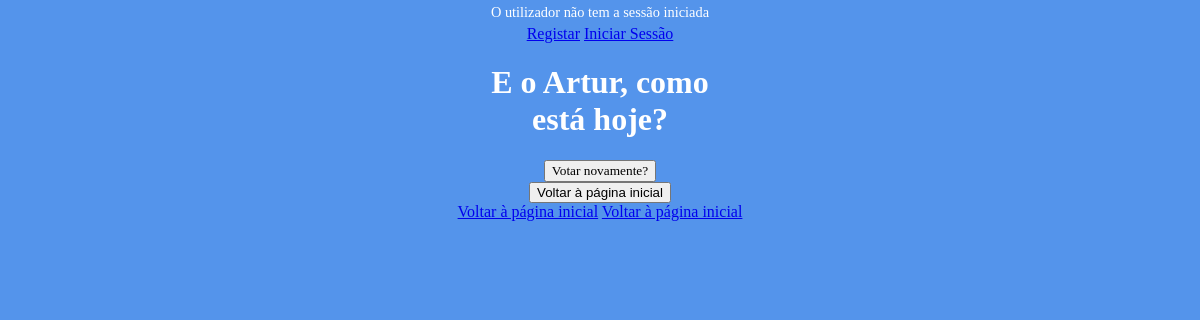
/votacao/3/resultados, run on an earlier commit of the app's database.
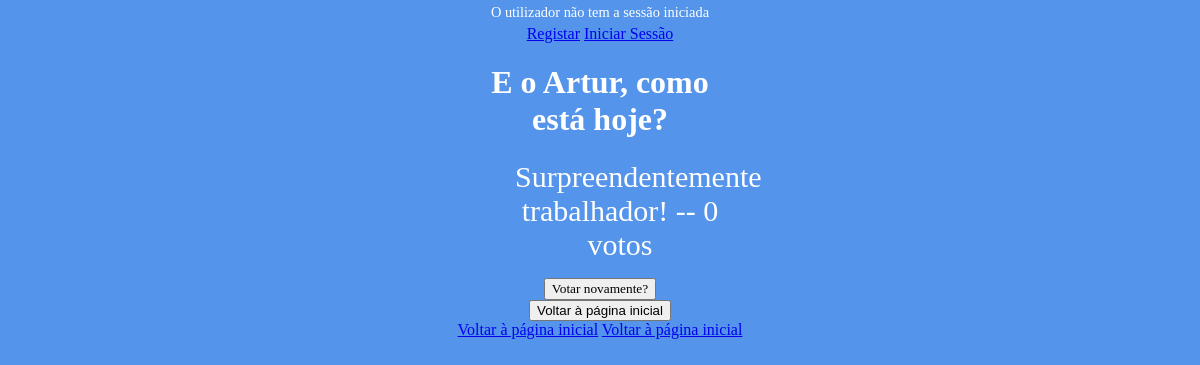
And on a later commit of the database.
### votacao/models.py (models this page shows, shortened)
class Questao(models.Model):
 questao_texto = models.CharField(max_length=200)
 pub_data = models.DateTimeField('data de publicacao')

class Opcao(models.Model):
 questao = models.ForeignKey(Questao, on_delete=models.CASCADE)
 opcao_texto = models.CharField(max_length=200)
 votos = models.IntegerField(default=0)

### votacao/views.py (the view)
# urls.py: path("<int:questao_id>/resultados", views.resultados, name="resultados"),
def resultados(request, questao_id):
    questao = get_object_or_404(Questao, pk=questao_id)
    return render(request, 'votacao/resultados.html', {'questao': questao})

### votacao/templates/votacao/resultados.html (shortened to what this page needs)
{% extends "./secondbase.html" %}
{% block body %}
    <form action="{% url 'votacao:detalhe' questao.id %}" method="post">
        <h1>{{ questao.questao_texto }}</h1>
        <ul>
        {% for opcao in questao.opcao_set.all %}
        <li>{{ opcao.opcao_texto }} -- {{ opcao.votos }} voto{{ opcao.votos|pluralize }}</li>
        {% endfor %}
        </ul>
        <input type="submit" value="Votar novamente?"/>
        <button type="submit" formaction="{% url 'votacao:index' %}">Voltar à página inicial</button>
    </form>
    <br>
    <a href="{% url 'votacao:index' %}">Voltar à página inicial</a>
{% endblock %}

### votacao/templates/votacao/secondbase.html
{% extends "./index.html" %}
{% block homepage %}
    <a href="{% url 'votacao:index' %}">Voltar à página inicial</a>
{% endblock %}

### votacao/templates/votacao/index.html (shortened to what this page needs)
<!DOCTYPE html>
<html lang="en">
<head>
    {% load static %}
    <link rel="stylesheet" type="text/css" href="{% static 'votacao/css/estilos.css' %}">
</head>
<body>
<div>
    {% if request.user.is_authenticated %}
        <p>{{request.user.username}} tem a sessão iniciada</p>
    {% else %}
        <p>O utilizador não tem a sessão iniciada</p>
        <a href="{% url 'votacao:registar' %}">Registar</a>
        <a href="{% url 'votacao:iniciarsessao' %}">Iniciar Sessão</a>
    {% endif %}
</div>
{% block body %}{% endblock %}
{% block homepage %}
{% endblock %}
</body>
</html>

### votacao/static/votacao/css/estilos.css (style rules this page uses)
body { background-image: url('images/Iscte.JPG'); background-color: #5494EB; background-position: center; background-size: auto; background-repeat: no-repeat; margin: 0; font-family: Arial black; align:center; text-align:center; }
h1 { font-family: Arial black; text-align: center; color: white; }
p, li { text-align:center; color: white; font-size: 30px; }
ul { list-style-type: none; font-family: Arial black; text-align: center; }
input { color: black; text-align: center; font-family: Arial black; }
form { postion:fixed; top:50%; left:50%; width:250px; display:inline-block; }
.article > h2, p { margin: 4px; font-size: 90%; }

What changed in the data, as far as the page shows it:
added Opcao: opcao_texto "Surpreendentemente trabalhador!", votos "0"
